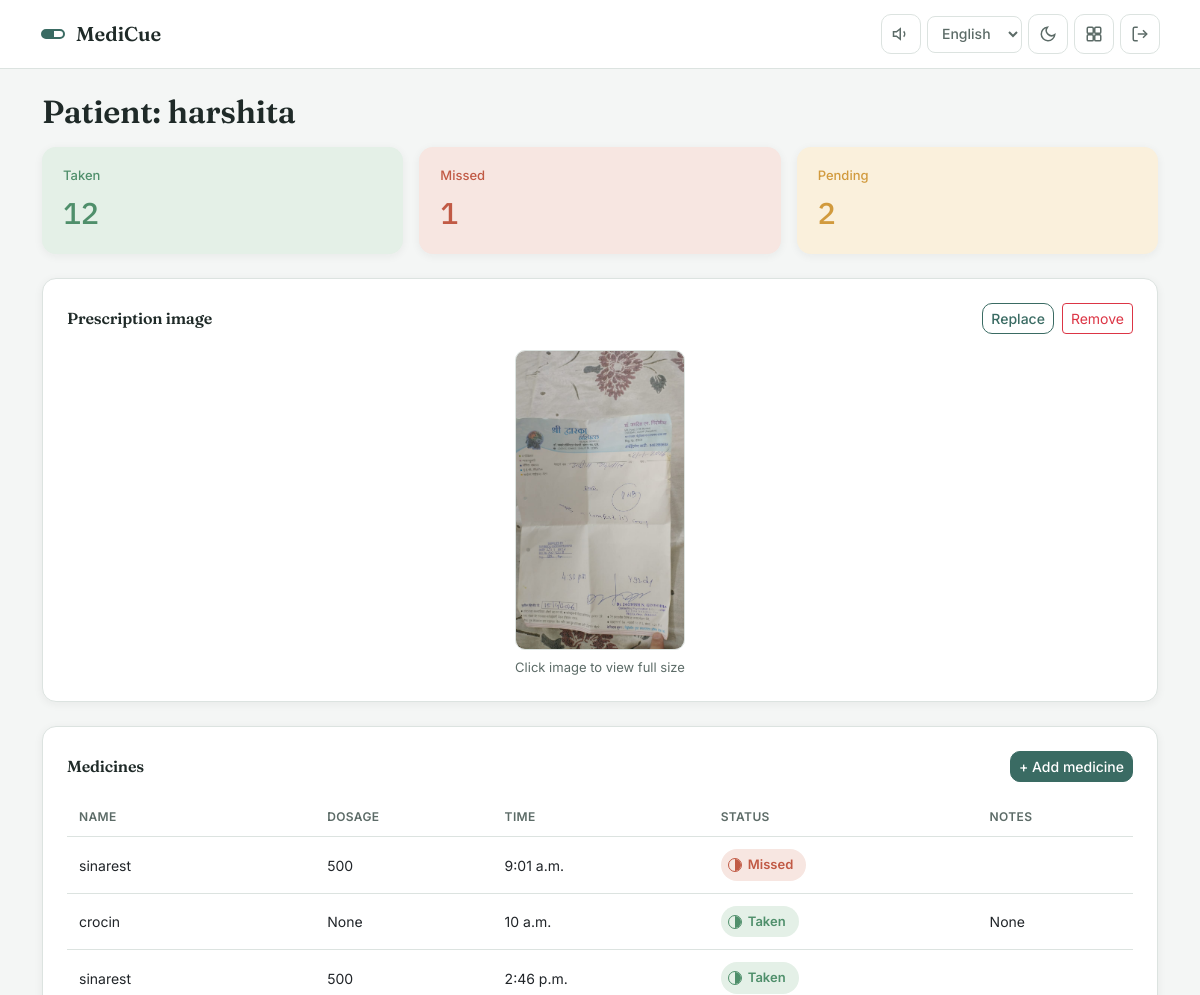
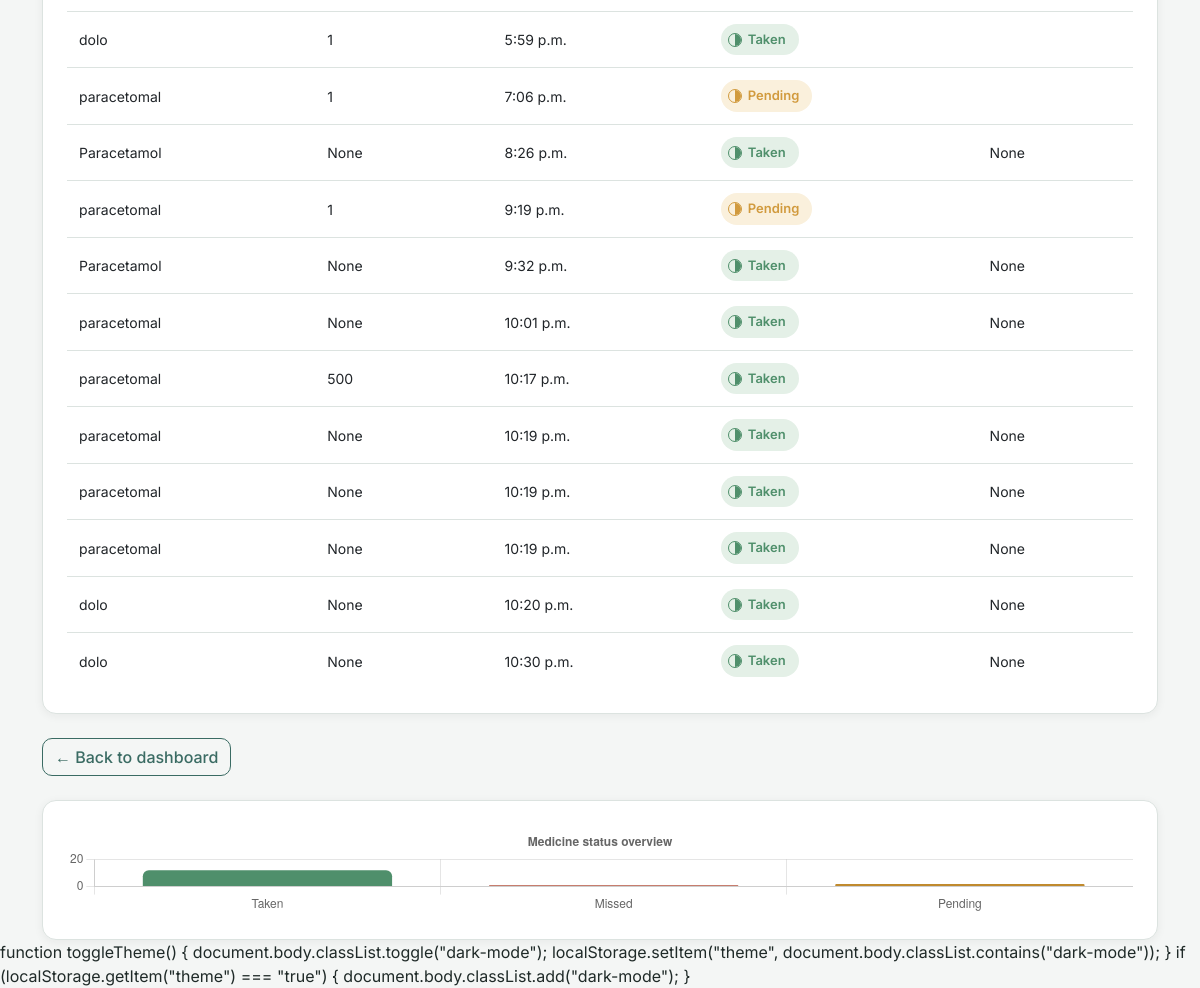
/doctor/patient/1/ (signed in), run on the app's committed database (2 pictures, top to bottom).
### main/models.py (models this page shows, shortened)
class Profile(models.Model):
    ROLE_CHOICES = (
        ('doctor', 'Doctor'),
        ('patient', 'Patient'),
        ('caregiver', 'Caregiver'),
    )
    user = models.OneToOneField(User, on_delete=models.CASCADE)
    role = models.CharField(max_length=20, choices=ROLE_CHOICES)
    caregiver = models.ForeignKey(
        User,
        on_delete=models.SET_NULL,
        null=True,
        blank=True,
        related_name='patients',
        limit_choices_to={'profile__role': 'caregiver'}
    )
    age             = models.IntegerField(null=True, blank=True)
    gender          = models.CharField(max_length=10, blank=True)
    phone           = models.CharField(max_length=15, blank=True)
    address         = models.TextField(blank=True)
    medical_history = models.TextField(blank=True)
    prescription_image = models.ImageField(
        upload_to='prescriptions/',
        blank=True,
        null=True
    )
    prescription_ocr_text = models.TextField(blank=True, null=True)
    prescription_confirmed_text = models.TextField(blank=True, null=True)
    prescription_confirmed_by = models.ForeignKey(
        User, on_delete=models.SET_NULL, null=True, blank=True,
        related_name='prescriptions_confirmed'
    )
    prescription_confirmed_at = models.DateTimeField(null=True, blank=True)

class Medicine(models.Model):
    STATUS_CHOICES = (
        ('pending', 'Pending'),
        ('taken', 'Taken'),
        ('missed', 'Missed'),
    )
    patient = models.ForeignKey(User, on_delete=models.CASCADE, related_name='medicines')
    name    = models.CharField(max_length=100)
    dosage  = models.CharField(max_length=50, blank=True, null=True)
    time    = models.TimeField()
    date    = models.DateField(auto_now_add=True)
    prescribed_by = models.ForeignKey(
        User,
        on_delete=models.SET_NULL,
        null=True,
        blank=True,
        related_name='prescriptions'
    )
    status = models.CharField(max_length=20, choices=STATUS_CHOICES, default='pending')
    notes  = models.TextField(blank=True, null=True)

### main/views.py (the view)
# urls.py: path('doctor/patient/<int:patient_id>/', views.patient_detail, name='patient_detail'),
@login_required
def patient_detail(request, patient_id):
    profile = get_user_role(request.user)
    if profile.role != 'doctor':
        return redirect('home')
    patient       = get_object_or_404(User, id=patient_id, profile__role='patient')
    medicines     = Medicine.objects.filter(patient=patient).order_by('time')
    taken_count   = medicines.filter(status='taken').count()
    missed_count  = medicines.filter(status='missed').count()
    pending_count = medicines.count() - taken_count - missed_count
    patient_profile = patient.profile
    return render(request, 'main/patient_detail.html', {
        'patient':         patient,
        'patient_profile': patient_profile,
        'medicines':       medicines,
        'taken_count':     taken_count,
        'missed_count':    missed_count,
        'pending_count':   pending_count,
    })

### main/views.py (called while the page is built)
def get_user_role(user):
    profile, created = Profile.objects.get_or_create(user=user)
    return profile

### templates/main/patient_detail.html (shortened to what this page needs)
{% extends 'main/base.html' %}
{% block content %}
<h2 class="mb-3">Patient: {{ patient.username }}</h2>
<div class="row g-3 mb-4">
    <div class="col-md-4">
        <div class="card stat-card stat-card--taken">
            <div class="label">Taken</div>
            <div class="value">{{ taken_count }}</div>
        </div>
    </div>
    <div class="col-md-4">
        <div class="card stat-card stat-card--missed">
            <div class="label">Missed</div>
            <div class="value">{{ missed_count }}</div>
        </div>
    </div>
    <div class="col-md-4">
        <div class="card stat-card stat-card--pending">
            <div class="label">Pending</div>
            <div class="value">{{ pending_count }}</div>
        </div>
    </div>
</div>
<div class="card p-4 mb-4">
    <div class="d-flex justify-content-between align-items-center mb-3">
        <h3 style="font-size:16px;" class="mb-0">Prescription image</h3>
        <div class="d-flex gap-2">
            <a href="{% url 'upload_prescription_for' patient.id %}" class="btn btn-outline-primary btn-sm">
                {% if patient_profile.prescription_image %}Replace{% else %}Upload{% endif %}
            </a>
            {% if patient_profile.prescription_image %}
            <a href="{% url 'delete_prescription_for' patient.id %}" class="btn btn-outline-danger btn-sm"
               onclick="return confirm('Remove prescription image?')">Remove</a>
            {% endif %}
        </div>
    </div>
    {% if patient_profile.prescription_image %}
    <div class="text-center">
        <img src="{{ patient_profile.prescription_image.url }}" alt="Prescription"
             onclick="openImage('{{ patient_profile.prescription_image.url }}')"
             style="max-width:100%; max-height:300px; border-radius:10px; border:1px solid var(--line); object-fit:contain; cursor:pointer;">
        <div class="med-meta mt-2">Click image to view full size</div>
    </div>
    {% else %}
    <p class="med-meta mb-0">No prescription uploaded yet. <a href="{% url 'upload_prescription_for' patient.id %}">Upload now →</a></p>
    {% endif %}
</div>
<div class="card p-4 mb-4">
    <div class="d-flex justify-content-between align-items-center mb-3">
        <h3 style="font-size:16px;" class="mb-0">Medicines</h3>
        <a href="{% url 'add_medicine' patient.id %}" class="btn btn-primary btn-sm">+ Add medicine</a>
    </div>
    {% if medicines %}
    <table class="table-clean">
        <thead>
            <tr><th>Name</th><th>Dosage</th><th>Time</th><th>Status</th><th>Notes</th></tr>
        </thead>
        <tbody>
            {% for med in medicines %}
            <tr>
                <td>{{ med.name }}</td>
                <td>{{ med.dosage }}</td>
                <td>{{ med.time }}</td>
                <td>
                    {% if med.status == 'taken' %}
                        <span class="capsule capsule--taken"><span class="capsule-dot"></span> Taken</span>
                    {% elif med.status == 'missed' %}
                        <span class="capsule capsule--missed"><span class="capsule-dot"></span> Missed</span>
                    {% else %}
                        <span class="capsule capsule--pending"><span class="capsule-dot"></span> Pending</span>
                    {% endif %}
                </td>
                <td>{{ med.notes }}</td>
            </tr>
            {% endfor %}
        </tbody>
    </table>
    {% else %}
    <p class="empty-state">No medicines assigned yet.</p>
    {% endif %}
</div>
<div class="mb-4">
    <a href="{% url 'doctor_dashboard' %}" class="btn btn-outline-primary">← Back to dashboard</a>
</div>
<div class="card p-4">
    <canvas id="medicineChart" height="90"></canvas>
</div>
<script>
const ctx = document.getElementById('medicineChart').getContext('2d');
new Chart(ctx, {
    type: 'bar',
    data: {
        labels: ['Taken', 'Missed', 'Pending'],
        datasets: [{
            label: 'Medicine status',
            data: [{{ taken_count }}, {{ missed_count }}, {{ pending_count }}],
            backgroundColor: ['#4F8F6B', '#B5533F', '#C08A2E'],
            borderRadius: 6
        }]
    },
    options: {
        responsive: true,
        plugins: { legend: { display: false }, title: { display: true, text: 'Medicine status overview' } },
        scales: { y: { beginAtZero: true, precision: 0 } }
    }
});
function openImage(url) { document.getElementById('imgModalSrc').src = url; document.getElementById('imgModal').style.display = 'flex'; }
function closeModal() { document.getElementById('imgModal').style.display = 'none'; }
document.addEventListener('keydown', e => { if (e.key === 'Escape') closeModal(); });
</script>
{% endblock %}

### templates/main/base.html (style rules this page uses)
:root { --bg: #F4F6F5; --surface: #FFFFFF; --ink: #1F2A28; --ink-muted: #5C6B67; --line: #DCE3E0; --primary: #3A6B63; --primary-dark: #274A44; --primary-soft: #E4ECE9; --accent-amber: #E08E45; --accent-amber-soft: #FBEBDB; --accent-blue: #4C7EA8; --accent-blue-soft: #E3ECF3; --accent-plum: #8B5A8C; --accent-plum-soft: #F0E4EF; --taken: #4F8F6B; --taken-soft: #E4F0E7; --missed: #C15A45; --missed-soft: #F7E6E1; --pending: #D19A3D; --pending-soft: #FAF0DC; --radius: 14px; --radius-sm: 10px; --shadow: 0 2px 10px rgba(31,42,40,0.06); }
* { transition: background-color .15s ease, border-color .15s ease; }
body { background: var(--bg); color: var(--ink); font-family: 'Inter', sans-serif; font-size: 16px; line-height: 1.5; }
h1, h2, h3, h4, h5, h6 { font-family: 'Fraunces', serif; font-weight: 600; color: var(--ink); letter-spacing: -0.01em; }
a { color: var(--primary); }
.card { background: var(--surface); border: 1px solid var(--line); border-radius: var(--radius); box-shadow: var(--shadow); }
.btn-primary { background: var(--primary); border-color: var(--primary); border-radius: var(--radius-sm); font-weight: 500; }
.btn-outline-primary { color: var(--primary); border-color: var(--primary); border-radius: var(--radius-sm); font-weight: 500; }
.capsule { display: inline-flex; align-items: center; gap: 6px; padding: 5px 12px 5px 6px; border-radius: 999px; font-size: 13px; font-weight: 600; border: 1px solid transparent; }
.capsule--taken { background: var(--taken-soft); color: var(--taken); }
.capsule--missed { background: var(--missed-soft); color: var(--missed); }
.capsule--pending { background: var(--pending-soft); color: var(--pending); }
.capsule-dot { width: 14px; height: 14px; border-radius: 999px; flex-shrink: 0; position: relative; overflow: hidden; border: 1.5px solid currentColor; }
.capsule-dot::after { content: ""; position: absolute; inset: 0; left: 50%; background: currentColor; }
body { top: 0px !important; }
.stat-card { padding: 18px 20px; }
.stat-card .label { font-size: 13px; color: var(--ink-muted); font-weight: 500; margin-bottom: 4px; }
.stat-card .value { font-family: 'IBM Plex Mono', monospace; font-size: 30px; font-weight: 500; }
.stat-card--taken { background: var(--taken-soft); border-color: transparent; }
.stat-card--taken .label, .stat-card--taken .value { color: var(--taken); }
.stat-card--missed { background: var(--missed-soft); border-color: transparent; }
.stat-card--missed .label, .stat-card--missed .value { color: var(--missed); }
.stat-card--pending { background: var(--pending-soft); border-color: transparent; }
.stat-card--pending .label, .stat-card--pending .value { color: var(--pending); }
.med-meta { font-size: 13px; color: var(--ink-muted); }
.table-clean { width: 100%; border-collapse: collapse; }
.table-clean th { text-align: left; font-size: 12px; text-transform: uppercase; letter-spacing: 0.03em; color: var(--ink-muted); font-weight: 600; padding: 10px 12px; border-bottom: 1px solid var(--line); }
.table-clean td { padding: 12px; border-bottom: 1px solid var(--line); font-size: 14px; }
.table-clean tr:last-child td { border-bottom: none; }
.card { transition: box-shadow .18s ease, transform .18s ease; }
.btn { transition: background-color .15s ease, transform .1s ease, border-color .15s ease; }
.capsule { transition: transform .12s ease; }

### data on the page
Profile: prescription_image (picture)
Medicine: name "sinarest", dosage "500", time "9:01 a.m.", status "missed" (drawn)
Medicine: name "crocin", dosage "None", time "10 a.m.", status "taken" (drawn), notes "None"
Medicine: name "sinarest", dosage "500", time "2:46 p.m.", status "taken" (drawn)
Medicine: name "dolo", dosage "1", time "5:59 p.m.", status "taken" (drawn)
Medicine: name "paracetomal", dosage "1", time "7:06 p.m.", status "pending" (drawn)
Medicine: name "Paracetamol", dosage "None", time "8:26 p.m.", status "taken" (drawn), notes "None"
Medicine: name "paracetomal", dosage "1", time "9:19 p.m.", status "pending" (drawn)
Medicine: name "Paracetamol", dosage "None", time "9:32 p.m.", status "taken" (drawn), notes "None"
Medicine: name "paracetomal", dosage "None", time "10:01 p.m.", status "taken" (drawn), notes "None"
Medicine: name "paracetomal", dosage "500", time "10:17 p.m.", status "taken" (drawn)
Medicine: name "paracetomal", dosage "None", time "10:19 p.m.", status "taken" (drawn), notes "None"
Medicine: name "paracetomal", dosage "None", time "10:19 p.m.", status "taken" (drawn), notes "None"
Medicine: name "paracetomal", dosage "None", time "10:19 p.m.", status "taken" (drawn), notes "None"
Medicine: name "dolo", dosage "None", time "10:20 p.m.", status "taken" (drawn), notes "None"
Medicine: name "dolo", dosage "None", time "10:30 p.m.", status "taken" (drawn), notes "None"

### other printed values
{{ patient.username }} "harshita"
{{ taken_count }} "12"
{{ missed_count }} "1"
{{ pending_count }} "2"
